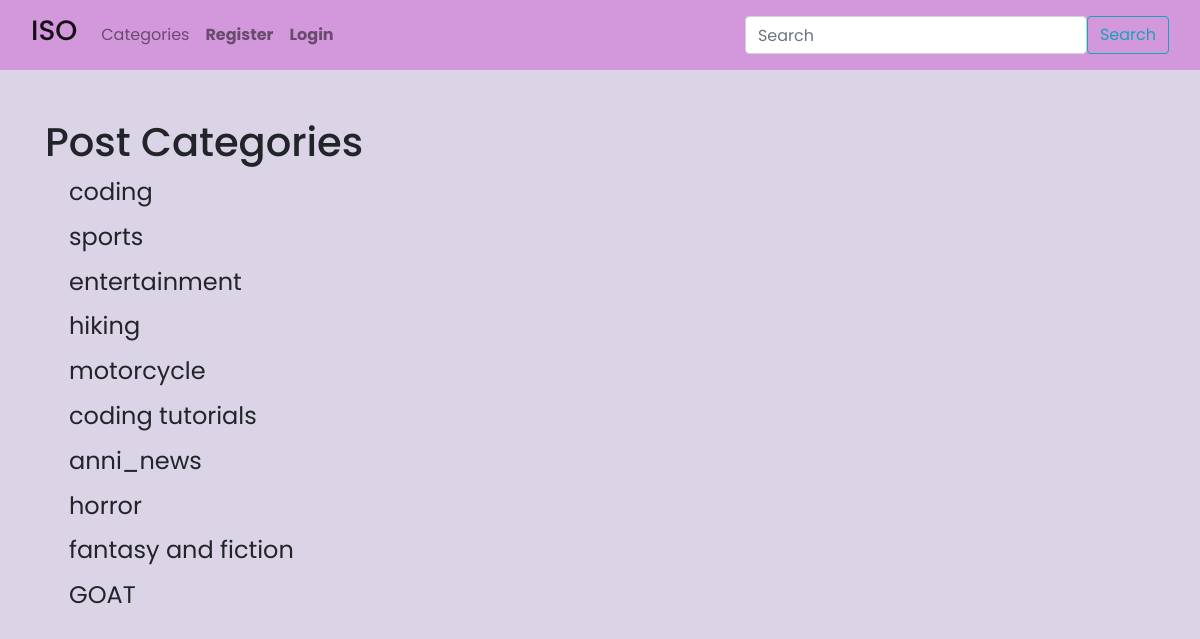
The page /category-list/ on the database its author committed.
### ISO_Blog/models.py (models this page shows, shortened)
class Category(models.Model):
    name = models.CharField(max_length=255)
    def __str__(self):
        return self.name

### ISO_Blog/views.py (the view)
# urls.py: path('category-list/',CategoryListView, name='category-list' ),
def CategoryListView(request):
    cat_menu_list = Category.objects.all()
    return render(request, 'category_list.html', {'cat_menu_list': cat_menu_list})

### ISO_Blog/templates/category_list.html (shortened to what this page needs)
{% extends 'base.html' %}
{% block content %}
  <h1> Post Categories</h1>
            {% for item in cat_menu_list %}
               <h4><a class="dropdown-item" href="{%url 'category' item|slugify %}">{{ item }}</a></h4>
            {% endfor %}
{% endblock %}

### ISO_Blog/templates/base.html (style rules this page uses)
body { font-family: 'Poppins', sans-serif; }

### rows shown on the page
Category: name "coding"
Category: name "sports"
Category: name "entertainment"
Category: name "hiking"
Category: name "motorcycle"
Category: name "coding tutorials"
Category: name "anni_news"
Category: name "horror"
Category: name "fantasy and fiction"
Category: name "GOAT"
